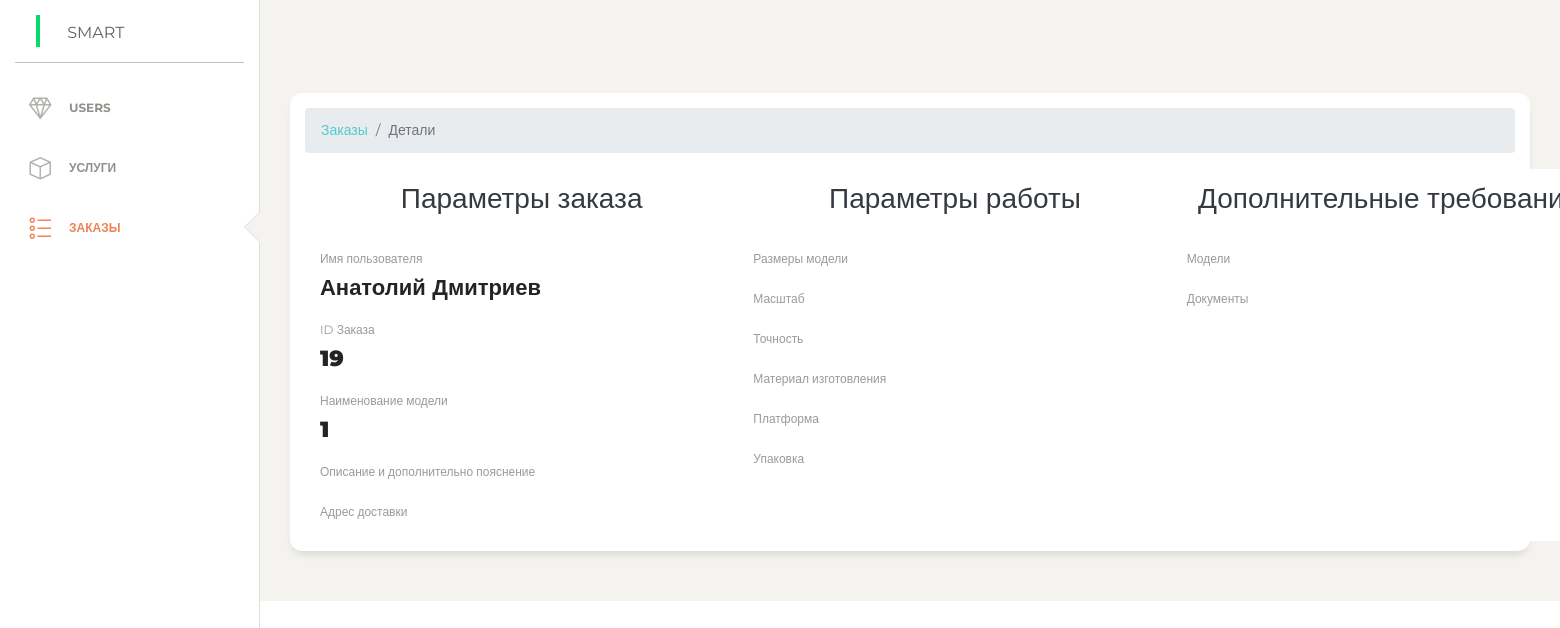
The app's page /admin/modules/order-details-3d.php?id=19&user_id=1 with its own data.
### tables this page shows
CREATE TABLE `users` (
  `id` int(11) NOT NULL,
  `login` varchar(255) NOT NULL,
  `phone` varchar(255) NOT NULL,
  `email` varchar(255) NOT NULL,
  `password` varchar(255) NOT NULL,
  `confirm_mail` varchar(255) NOT NULL,
  `verified` int(11) NOT NULL DEFAULT 0,
  `first_name` varchar(255) NOT NULL,
  `second_name` varchar(255) NOT NULL,
  `admin_param` varchar(255) NOT NULL DEFAULT 'User'
);

CREATE TABLE `orders_3d` (
  `id` int(11) NOT NULL,
  `user_id` int(11) NOT NULL,
  `service` varchar(255) NOT NULL,
  `create_at` datetime NOT NULL DEFAULT current_timestamp(),
  `address` longtext NOT NULL,
  `user_name` varchar(255) NOT NULL,
  `status` varchar(255) NOT NULL DEFAULT 'Новый',
  `model` varchar(255) NOT NULL,
  `description` text NOT NULL,
  `size_model` varchar(255) NOT NULL,
  `scale` varchar(255) NOT NULL,
  `accuracy` varchar(255) NOT NULL,
  `material` varchar(255) NOT NULL,
  `platform` varchar(255) NOT NULL,
  `packaging` varchar(255) NOT NULL,
  `file_modeles` varchar(255) NOT NULL,
  `file_document` varchar(255) NOT NULL,
  `category_id` int(11) NOT NULL
);

### admin/modules/order-details-3d.php (the view, shortened to what this page needs)
<?php
include $_SERVER['DOCUMENT_ROOT']."./config/db.php";
$sql = "SELECT * FROM `orders_3d` WHERE `id` = '" . $_GET['id'] . "' AND `user_id` = '" . $_GET['user_id'] . "' ORDER BY `create_at` DESC";
$result = $conn->query($sql);
$row = mysqli_fetch_assoc($result);
?>
<?php include $_SERVER['DOCUMENT_ROOT']."./admin/parts/header.php"; ?>
      <div class="content">
        <div class="row">
          <div class="col-md-12">
            <div class="card">
                        <div class="card-body">
                                <nav aria-label="breadcrumb">
                                  <ol class="breadcrumb">
                                  <li class="breadcrumb-item"><a href="/admin/modules/orders.php">Заказы</a></li>
                                    <li class="breadcrumb-item active" aria-current="page">Детали</li>
                                  </ol>
                                </nav>
                                 <div class="container-fluid" id="form-service" style="padding-top: 10px; background-color: #fff; width: 1300px;">
                                        <form method="POST">
                                          <div class="row">
                                            <div id="form-text" class="col">
                                              <h3 class="text-center text-dark h3">Параметры заказа</h3>
                                              <div class="form-group">
                                                <label for="model">Имя пользователя</label>
                                                <h5 class="text-dark-h3" >
                                                <?php
                                                  $sql_ser_ur = "SELECT * FROM `users` WHERE `id` = '" . $row['user_id'] . "' ";
                                                  $result_ser_ur = $conn->query($sql_ser_ur);
                                                  $row_ser_ur = mysqli_fetch_assoc($result_ser_ur);
                                                  echo $row_ser_ur['first_name'];
                                                  echo $row_ser_ur['second_name'];
                                                  ?>
                                                </h5>
                                                </div>
                                              <div class="form-group">
                                                <label for="model">ID Заказа</label>
                                                <h5 class="text-dark-h3" > <?php echo $row['id'] ?></h5>
                                                </div>
                                              <div class="form-group">
                                                <label for="model">Наименование модели</label>
                                                <h5 class="text-dark-h3" > <?php echo $row['model'] ?></h5>
                                                </div>
                                                <div class="form-group">
                                                <label for="description">Описание и дополнительно пояснение</label>
                                                </div>
                                                <div class="form-group">
                                                <label for="document">Адрес доставки</label>
                                                </div>
                                            </div>
                                            <div id="form-text" class="col">
                                              <h3 class="text-center text-dark h3">Параметры работы</h3>
                                              <div class="form-group">
                                                <label for="size_model">Размеры модели</label>
                                                </div>
                                                <div class="form-group">
                                                <label for="scale">Масштаб</label>
                                                </div>
                                                <div class="form-group">
                                                <label for="accuracy">Точность</label>
                                                </div>
                                                <div class="form-group">
                                                <label for="material">Материал изготовления</label>
                                                </div>
                                                <div class="form-group">
                                                <label for="platform">Платформа</label>
                                                </div>
                                                <div class="form-group">
                                                <label for="packaging">Упаковка</label>
                                                </div>
                                            </div>
                                            <div id="form-text" class="col">
                                              <h3 class="text-center text-dark h3">Дополнительные требования</h3>
                                              <div id="other">
                                              <div class="form-group">
                                                <label for="modeles">Модели</label>
                                                </div>
                                                <div class="form-group">
                                                <label for="document">Документы</label>
                                                </div>
                                                </div>
                                              </div>
                                            </div>
                                          </div>
                                      </div>
                        </div>
            </div>
          </div>
      </div>
  </div>
<?php include $_SERVER['DOCUMENT_ROOT']."./admin/parts/footer.php"; ?>

### admin/assets/css/new.css (style rules this page uses)
#form-service { padding-top: 150px; background-color: #1111112b; }
#form-text .text-dark-h3 { font-weight: 900; }

### records on screen
users: first_name "Анатолий", second_name "Дмитриев"
orders_3d: id "19", model "1"
